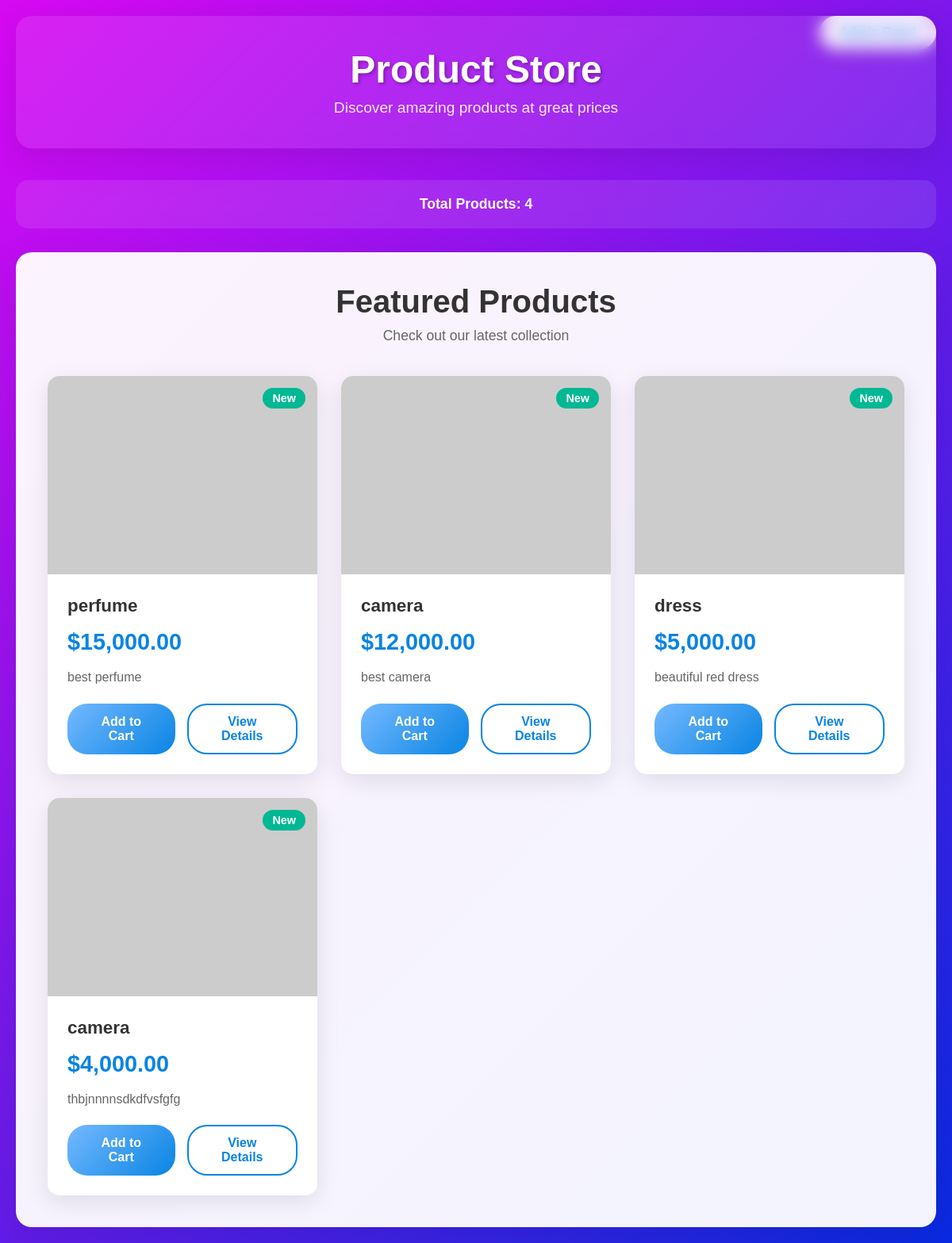
The page /add.php on the database its author committed.
### tables this page shows
CREATE TABLE `products` (
  `id` int(11) NOT NULL,
  `name` varchar(100) DEFAULT NULL,
  `description` text DEFAULT NULL,
  `price` decimal(10,2) DEFAULT NULL,
  `image` varchar(255) DEFAULT NULL,
  `category` varchar(100) DEFAULT NULL,
  `stock` int(11) DEFAULT NULL
);

### add.php (the view, shortened to what this page needs)
<?php
$servername = "localhost";
$username = "root";
$password = "";
$dbname = "crud";
try {
    $pdo = new PDO("mysql:host=$servername;dbname=$dbname", $username, $password);
    $pdo->setAttribute(PDO::ATTR_ERRMODE, PDO::ERRMODE_EXCEPTION);
} catch(PDOException $e) {
    die("Connection failed: " . $e->getMessage());
}
$stmt = $pdo->query("SELECT * FROM products ORDER BY id DESC");
$products = $stmt->fetchAll(PDO::FETCH_ASSOC);
function getImagePath($imagePath) {
    $uploadPath = 'uploads/' . basename($imagePath);
    return 'https://via.placeholder.com/320x250/74b9ff/white?text=No+Image';
}
?>
<!DOCTYPE html>
<html lang="en">
<head>
</head>
<body>
    <a href="index.php" class="admin-link">Admin Panel</a>
    <div class="container">
        <div class="header">
            <h1>Product Store</h1>
            <p>Discover amazing products at great prices</p>
        </div>
        <div class="stats-bar">
            <span>Total Products: <?php echo count($products); ?></span>
        </div>
        <div class="products-container">
            <?php if (empty($products)): ?>
                <div class="no-products">
                    <h3>No Products Available</h3>
                    <p>It looks like there are no products in our store yet.</p>
                    <a href="admin.php" class="btn">Go to Admin Panel</a>
                </div>
            <?php else: ?>
                <div class="products-header">
                    <h2>Featured Products</h2>
                    <p>Check out our latest collection</p>
                </div>
                <div class="products-grid">
                    <?php foreach ($products as $product): ?>
                        <div class="product-card">
                            <div class="product-badge">New</div>
                            <div class="product-image-container">
                                <img src="<?php echo htmlspecialchars(getImagePath($product['image'])); ?>"
                                     alt="<?php echo htmlspecialchars($product['name']); ?>"
                                     class="product-image"
                                     onerror="this.style.display='none'; this.nextElementSibling.style.display='flex';">
                            </div>
                            <div class="product-info">
                                <div class="product-name"><?php echo htmlspecialchars($product['name']); ?></div>
                                <div class="product-price">$<?php echo number_format($product['price'], 2); ?></div>
                                <div class="product-description"><?php echo htmlspecialchars($product['description']); ?></div>
                                <div class="product-actions">
                                    <button class="btn" onclick="addToCart(<?php echo $product['id']; ?>)">Add to Cart</button>
                                    <button class="btn btn-outline" onclick="viewDetails(<?php echo $product['id']; ?>)">View Details</button>
                                </div>
                            </div>
                        </div>
                    <?php endforeach; ?>
                </div>
            <?php endif; ?>
        </div>
    </div>
</body>
</html>

### add.php (style rules this page uses)
* { margin: 0; padding: 0; box-sizing: border-box; }
body { font-family: 'Arial', sans-serif; background: linear-gradient(135deg, #d809f3ff 0%, #092ae3ff 100%); min-height: 100vh; }
.container { max-width: 1200px; margin: 0 auto; padding: 20px; }
.header { background: rgba(255, 255, 255, 0.1); backdrop-filter: blur(10px); padding: 40px 20px; border-radius: 20px; margin-bottom: 40px; box-shadow: 0 10px 40px rgba(0, 0, 0, 0.1); text-align: center; }
.header h1 { color: white; font-size: 3em; margin-bottom: 10px; text-shadow: 2px 2px 4px rgba(0, 0, 0, 0.3); }
.header p { color: rgba(255, 255, 255, 0.9); font-size: 1.2em; font-weight: 300; }
.admin-link { position: fixed; top: 20px; right: 20px; background: rgba(255, 255, 255, 0.9); color: #0984e3; padding: 12px 25px; border-radius: 25px; text-decoration: none; font-weight: 600; box-shadow: 0 5px 15px rgba(0, 0, 0, 0.1); transition: all 0.3s ease; }
.products-container { background: rgba(255, 255, 255, 0.95); padding: 40px; border-radius: 20px; box-shadow: 0 15px 50px rgba(0, 0, 0, 0.1); }
.products-header { text-align: center; margin-bottom: 40px; }
.products-header h2 { color: #333; font-size: 2.5em; margin-bottom: 10px; }
.products-header p { color: #666; font-size: 1.1em; }
.products-grid { display: grid; grid-template-columns: repeat(auto-fit, minmax(320px, 1fr)); gap: 30px; }
.product-card { background: white; border-radius: 15px; overflow: hidden; box-shadow: 0 8px 30px rgba(0, 0, 0, 0.1); transition: all 0.3s ease; position: relative; }
.product-image-container { width: 100%; height: 250px; overflow: hidden; position: relative; background: #f8f9fa; }
.product-image { width: 100%; height: 100%; object-fit: cover; transition: transform 0.3s ease; display: block; }
.product-info { padding: 25px; }
.product-name { font-size: 1.4em; font-weight: 700; color: #333; margin-bottom: 15px; line-height: 1.3; }
.product-price { font-size: 1.8em; color: #0984e3; font-weight: 700; margin-bottom: 15px; }
.product-description { color: #666; line-height: 1.6; margin-bottom: 20px; }
.product-actions { display: flex; gap: 15px; }
.btn { padding: 12px 25px; background: linear-gradient(135deg, #74b9ff 0%, #0984e3 100%); color: white; border: none; border-radius: 25px; cursor: pointer; font-size: 16px; font-weight: 600; transition: all 0.3s ease; text-decoration: none; display: inline-block; text-align: center; flex: 1; }
.btn-outline { background: transparent; border: 2px solid #0984e3; color: #0984e3; }
.stats-bar { background: rgba(255, 255, 255, 0.1); backdrop-filter: blur(10px); padding: 20px; border-radius: 15px; margin-bottom: 30px; text-align: center; }
.stats-bar span { color: white; font-size: 1.1em; font-weight: 600; }
.product-badge { position: absolute; top: 15px; right: 15px; background: #00b894; color: white; padding: 5px 12px; border-radius: 15px; font-size: 0.9em; font-weight: 600; z-index: 1; }

### rows shown on the page
products: name "perfume", price "15,000.00", description "best perfume"
products: name "camera", price "12,000.00", description "best camera"
products: name "dress", price "5,000.00", description "beautiful red dress"
products: name "camera", price "4,000.00", description "thbjnnnnsdkdfvsfgfg"

### other values the page prints
count($products) "4"
